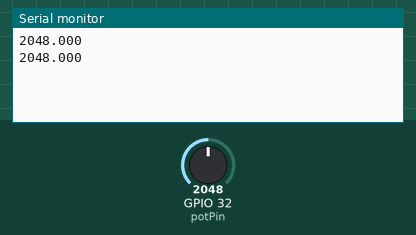
Simulated run of this sketch. Board: ESP32. Shown: the last lines printed to the serial monitor. Inputs (shaded band) come from the test bench; at power-on: GPIO 32 (potPin) = 2048 (analog values on the 0–4095 scale).

Above: at 2.2 s.
2.3 s: GPIO 32 (potPin) set to 2866
At 3.6 s:
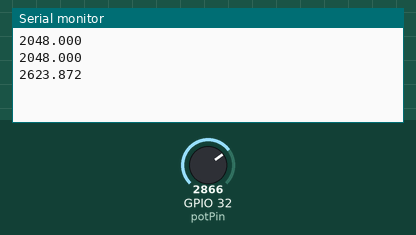
3.8 s: GPIO 32 (potPin) set to 3603
At 4.8 s:
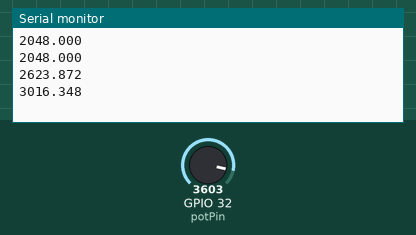
Timing chart, 0 to 6.8 s (numbered marks = the images above; inputs shaded):
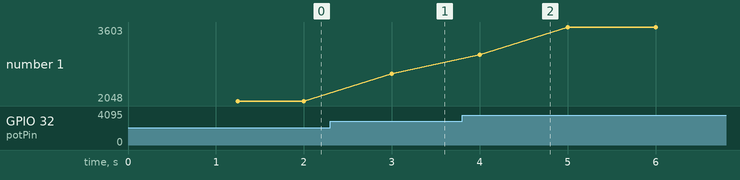

The sketch:

Calibration.ino
```cpp
//This plot is used for calibration of the potentiometer with sampling frequency of 250Hz. An average is used for logging to the serial monitor giving an output of approximately
//1 value per second

const int potPin = 32;

const float fs = 250.0;  // Sampling frequency [Hz]
const unsigned long samplePeriod_us = 1000000.0 / fs;

unsigned long lastSample = 0;

long sumRaw = 0;
int sampleCount = 0;

void setup() {
  Serial.begin(115200);

  analogReadResolution(12);        // 12-bit ADC: 0–4095
  analogSetAttenuation(ADC_11db);  // Input range approximately 0–3.3 V

  delay(1000);
}

void loop() {
  if (micros() - lastSample >= samplePeriod_us) {
    lastSample += samplePeriod_us;

    int raw = analogRead(potPin);

    sumRaw += raw;
    sampleCount++;

    // Print one averaged value per second
    if (sampleCount >= fs) {
      float averageRaw = sumRaw / (float)sampleCount;

      Serial.println(averageRaw, 3);

      sumRaw = 0;
      sampleCount = 0;
    }
  }
}
```

Measured:
- after the input at 2.3 s, the serial monitor: prints a new line after 0.70 s (image 1)
- after the input at 3.8 s, the serial monitor: prints a new line after 0.20 s (image 2)
- plotted number 1: 2048 → 2623.87 after the input at 2.3 s, 2623.87 → 3603 after the input at 3.8 s
